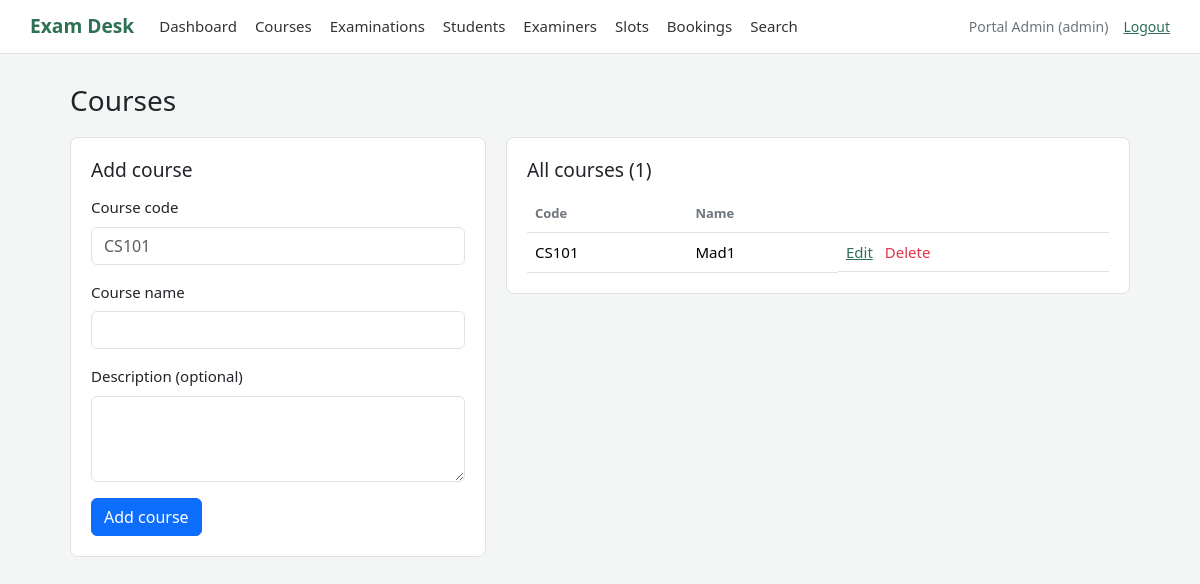
Screenshot of /admin/courses (signed in) with the database file from the repository.
### tables this page shows
CREATE TABLE users (
            id INTEGER PRIMARY KEY AUTOINCREMENT,
            name TEXT NOT NULL,
            email TEXT NOT NULL UNIQUE,
            password_hash TEXT NOT NULL,
            role TEXT NOT NULL CHECK (role IN ('admin', 'examiner', 'student')),
            department TEXT DEFAULT '',
            phone TEXT DEFAULT '',
            status TEXT NOT NULL DEFAULT 'active'
        );

CREATE TABLE courses (
            id INTEGER PRIMARY KEY AUTOINCREMENT,
            course_code TEXT NOT NULL UNIQUE,
            course_name TEXT NOT NULL,
            description TEXT DEFAULT '',
            status TEXT NOT NULL DEFAULT 'Active'
        );

### app.py (the view, shortened to what this page needs)
@app.route("/admin/courses", methods=["GET", "POST"])
@login_required("admin")
def admin_courses():
    connection = get_database()
    courses = connection.execute("SELECT * FROM courses ORDER BY course_code").fetchall()
    edit_course = None
    if request.args.get("edit", "").isdigit():
        edit_course = connection.execute(
            "SELECT * FROM courses WHERE id = ?", (request.args["edit"],)
        ).fetchone()
    return render_template("admin_courses.html", courses=courses, edit_course=edit_course)

### app.py (called while the page is built)
def open_database():
    connection = sqlite3.connect(DATABASE_FILE)
    connection.row_factory = sqlite3.Row
    connection.execute("PRAGMA foreign_keys = ON")
    return connection

def get_database():
    if "database" not in g:
        g.database = open_database()
    return g.database

@app.teardown_appcontext
def close_database(error=None):
    connection = g.pop("database", None)
    if connection is not None:
        connection.close()

def login_required(*allowed_roles):
    def decorator(view):
        @wraps(view)
        def wrapped_view(*args, **kwargs):
            if "user_id" not in session:
                flash("Please sign in to continue.", "info")
                return redirect(url_for("login"))
            user = get_database().execute(
                "SELECT * FROM users WHERE id = ?", (session["user_id"],)
            ).fetchone()
            if user is None or user["status"] != "active":
                session.clear()
                flash("This account is not active yet.", "warning")
                return redirect(url_for("login"))
            if allowed_roles and user["role"] not in allowed_roles:
                abort(403)
            g.user = user
            return view(*args, **kwargs)
        return wrapped_view
    return decorator

@app.context_processor
def add_user_to_templates():
    user = None
    if "user_id" in session:
        user = get_database().execute(
            "SELECT id, name, email, role FROM users WHERE id = ?", (session["user_id"],)
        ).fetchone()
    return {"current_user": user}

### templates/admin_courses.html (shortened to what this page needs)
{% extends "base.html" %}
{% block content %}
<h1>Courses</h1>
<div class="two-col">
    <div class="card-box">
        <h2>{{ 'Edit course' if edit_course else 'Add course' }}</h2>
        <form method="post">
            <div class="mb-3">
                <label class="form-label" for="course_code">Course code</label>
                <input class="form-control" id="course_code" name="course_code"
                       value="{{ edit_course.course_code if edit_course else '' }}" placeholder="CS101" required>
            </div>
            <div class="mb-3">
                <label class="form-label" for="course_name">Course name</label>
                <input class="form-control" id="course_name" name="course_name"
                       value="{{ edit_course.course_name if edit_course else '' }}" required>
            </div>
            <div class="mb-3">
                <label class="form-label" for="description">Description (optional)</label>
                <textarea class="form-control" id="description" name="description" rows="3">{{ edit_course.description if edit_course else '' }}</textarea>
            </div>
            <button class="btn btn-primary" type="submit">{{ 'Save' if edit_course else 'Add course' }}</button>
        </form>
    </div>
    <div class="card-box">
        <h2>All courses ({{ courses|length }})</h2>
        {% if courses %}
        <table class="table">
            <thead>
                <tr><th>Code</th><th>Name</th><th></th></tr>
            </thead>
            <tbody>
                {% for course in courses %}
                <tr>
                    <td>{{ course.course_code }}</td>
                    <td>
                        {{ course.course_name }}
                    </td>
                    <td class="actions">
                        <a href="{{ url_for('admin_courses', edit=course.id) }}">Edit</a>
                        <form method="post" action="{{ url_for('delete_course', course_id=course.id) }}">
                            <button class="link-btn text-danger" type="submit">Delete</button>
                        </form>
                    </td>
                </tr>
                {% endfor %}
            </tbody>
        </table>
        {% else %}
        <p class="empty">No courses added yet.</p>
        {% endif %}
    </div>
</div>
{% endblock %}

### templates/base.html (shortened to what this page needs)
<!doctype html>
<html lang="en">
<head>
    <link href="https://cdn.jsdelivr.net/npm/bootstrap@5.3.3/dist/css/bootstrap.min.css" rel="stylesheet">
    <link href="{{ url_for('static', filename='style.css') }}" rel="stylesheet">
</head>
<body>
    <header class="topbar">
        {% if current_user %}
        <a class="brand" href="{{ url_for('dashboard') }}">Exam Desk</a>
        <nav class="main-nav">
            <a href="{{ url_for('dashboard') }}">Dashboard</a>
            {% if current_user.role == 'admin' %}
                <a href="{{ url_for('admin_courses') }}">Courses</a>
                <a href="{{ url_for('admin_exams') }}">Examinations</a>
                <a href="{{ url_for('admin_students') }}">Students</a>
                <a href="{{ url_for('admin_examiners') }}">Examiners</a>
                <a href="{{ url_for('admin_slots') }}">Slots</a>
                <a href="{{ url_for('admin_bookings') }}">Bookings</a>
                <a href="{{ url_for('admin_search') }}">Search</a>
            {% elif current_user.role == 'examiner' %}
                <a href="{{ url_for('examiner_slots') }}">My slots</a>
            {% else %}
                <a href="{{ url_for('student_exams') }}">Exams</a>
                <a href="{{ url_for('student_history') }}">History</a>
                <a href="{{ url_for('student_profile') }}">Profile</a>
            {% endif %}
        </nav>
        <div class="account">
            <span class="account-name">{{ current_user.name }} ({{ current_user.role }})</span>
            <a href="{{ url_for('logout') }}">Logout</a>
        </div>
        {% else %}
        <a class="brand" href="{{ url_for('login') }}">Exam Desk</a>
        {% endif %}
    </header>
    <main class="page {% if not current_user %}page-narrow{% endif %}">
        {% block content %}{% endblock %}
    </main>
</body>
</html>

### static/style.css (style rules this page uses)
:root { --main: #2f6f55; --border: #dee2e6; --muted: #6c757d; }
body { background: #f4f6f5; font-size: 15px; }
a { color: var(--main); }
h1 { font-size: 1.75rem; margin-bottom: 20px; }
h2 { font-size: 1.2rem; margin-bottom: 15px; }
.topbar { display: flex; align-items: center; flex-wrap: wrap; gap: 10px 25px; padding: 12px 30px; background: #fff; border-bottom: 1px solid var(--border); }
.brand { font-size: 1.2rem; font-weight: bold; color: var(--main); text-decoration: none; }
.main-nav { display: flex; flex-wrap: wrap; gap: 18px; flex: 1; }
.main-nav a { color: #333; text-decoration: none; }
.account { display: flex; gap: 15px; font-size: 14px; }
.account-name { color: var(--muted); }
.page { max-width: 1100px; margin: 0 auto; padding: 30px 20px; }
.card-box { background: #fff; border: 1px solid var(--border); border-radius: 8px; padding: 20px; margin-bottom: 20px; }
.two-col { display: grid; grid-template-columns: 1fr 1.5fr; gap: 20px; align-items: start; }
.table { margin-bottom: 0; vertical-align: middle; }
.table th { font-size: 13px; color: var(--muted); font-weight: 600; }
.actions { display: flex; align-items: center; gap: 12px; white-space: nowrap; }
.actions form { margin: 0; }
.link-btn { background: none; border: none; padding: 0; }

### rows the page displays
users: name "Portal Admin", role "admin"
courses: course_code "CS101", course_name "Mad1"

### other values shown
{{ 'Edit course' if edit_course else 'Add course' }} "Add course"
{{ 'Save' if edit_course else 'Add course' }} "Add course"
{{ courses|length }} "1"
